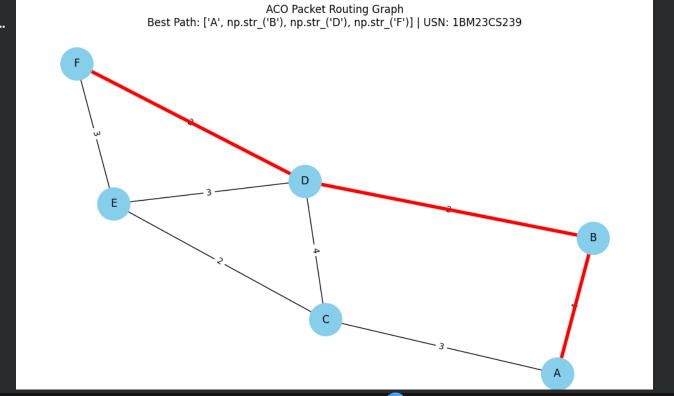
#> input picture ACO.png, 1348 x 792 px (shown at 1/2 size)
$ python gene_expression.py
#> lines starting #> are read from the running program, lines starting #| are printed output that depends on the picture; after the words box and inside, x2 and y2 are one past the last pixel; in counts of white or black regions, pixels touching at a corner belong together
# ------------------------------------------------------------
# IMAGE PROCESSING USING GA + GEP (Gene Expression Programming)

# Includes USN: 1BM23CS239
# ------------------------------------------------------------

import numpy as np
import cv2
import matplotlib.pyplot as plt
from google.colab import files
import random
import math

USN = "1BM23CS239"
print("Running Image Processing using GA + GEP")
print("USN:", USN)
print("-------------------------------------------------")


# ------------------------------------------------------------
# Upload Image
# ------------------------------------------------------------
uploaded = files.upload()
#> the answer given: ACO.png
image_path = list(uploaded.keys())[0]

img = cv2.imread(image_path, 0)
#> img: shape (792, 1348); min 0, max 255, mean 236
img = cv2.resize(img, (400, 400))
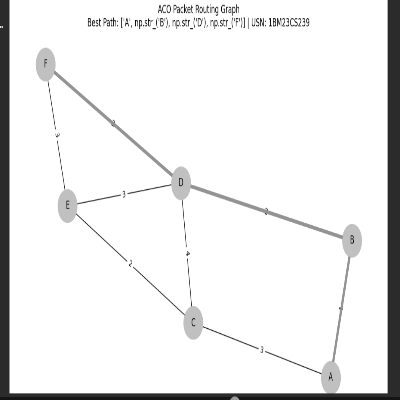
#> img: shape (400, 400); min 4, max 255, mean 236

plt.imshow(img, cmap='gray')
plt.title("Original Image")
plt.axis('off')
plt.show()


# ------------------------------------------------------------
# -------------- GENETIC ALGORITHM (GA) PART -----------------
# ------------------------------------------------------------

def fitness(th):
    # variance-based fitness for thresholding
    ret, thresh = cv2.threshold(img, th, 255, cv2.THRESH_BINARY)
    return np.var(thresh)

def GA_optimize(pop_size=20, generations=40):
#> called with pop_size = 20, generations = 40
    population = np.random.randint(0, 255, pop_size)

    for gen in range(generations):
        scores = np.array([fitness(p) for p in population])
        parents = population[np.argsort(scores)][-10:]

        children = []
        for _ in range(pop_size):
            p1, p2 = random.sample(list(parents), 2)
            child = (p1 + p2) // 2
            if random.random() < 0.1:
                child += random.randint(-15, 15)
            child = np.clip(child, 0, 255)
            children.append(child)

        population = np.array(children)
#> this loop made 40 passes
#> parents on passes 1 to 12: [117, 140, 172, 192, 193, 195, 211, 216, 242, 251], [204, 207, 211, 217, 217, 221, 221, 229, 233, 246], [220, 221, 225, 225, 228, 229, 231, 233, 237, 239], [229, 229, 229, 230, 230, 230, 232, 234, 234, 235], [231, 232, 232, 233, 233, 233, 233, 234, 243, 245], [233, 233, 233, 237, 237, 237, 237, 238, 239, 246], [236, 237, 237, 237, 237, 237, 237, 239, 241, 247], [238, 238, 238, 238, 239, 239, 239, 239, 242, 248], [239, 239, 239, 240, 242, 243, 243, 243, 243, 243], [241, 241, 241, 241, 242, 243, 243, 243, 243, 243], [242, 242, 242, 242, 242, 242, 242, 243, 243, 247], [242, 242, 242, 242, 242, 242, 242, 244, 244, 244]
#> pass 1, in fitness, `ret, thresh = cv2.threshold(img, th, 255, cv2.THRESH_BINARY)`:
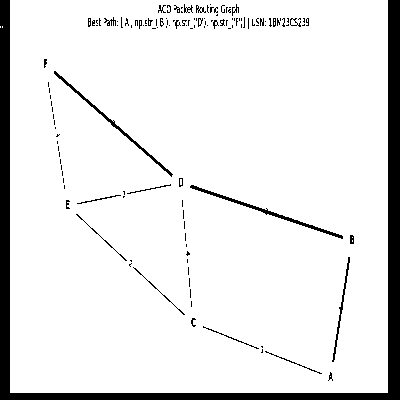
#> thresh: shape (400, 400); 91.1% white; 138 black regions (109 under 20 px), largest, box (x1, y1, x2, y2) and area: (0, 0, 400, 400) 11442, (190, 185, 343, 239) 525, (54, 71, 173, 177) 450
#> pass 1, in fitness (call 3), `ret, thresh = cv2.threshold(img, th, 255, cv2.THRESH_BINARY)`:
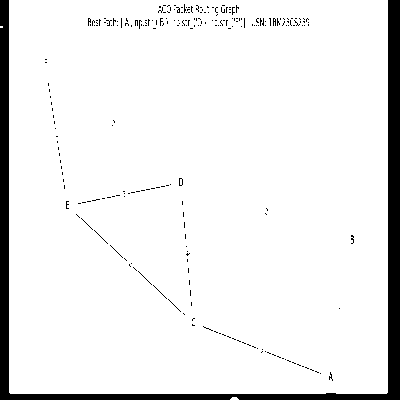
#> thresh: shape (400, 400); 92.7% white; 244 black regions (243 under 20 px), largest, box (x1, y1, x2, y2) and area: (0, 0, 400, 400) 10659
#> pass 1, in fitness (call 4), `ret, thresh = cv2.threshold(img, th, 255, cv2.THRESH_BINARY)`:
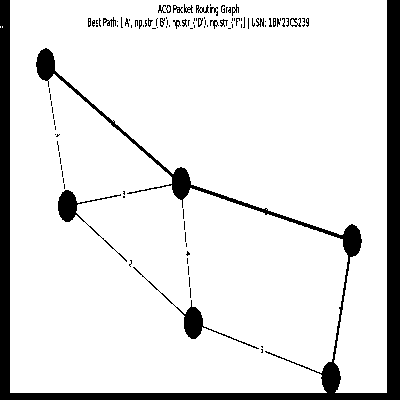
#> thresh: shape (400, 400); 88.9% white; 108 black regions (86 under 20 px), largest, box (x1, y1, x2, y2) and area: (0, 0, 400, 400) 15216, (133, 267, 259, 349) 656, (58, 190, 127, 262) 626

    best = population[np.argmax([fitness(p) for p in population])]
    return int(best)


best_threshold_ga = GA_optimize()
print("GA Optimal Threshold =", best_threshold_ga)
#| GA Optimal Threshold = 251

_, ga_img = cv2.threshold(img, best_threshold_ga, 255, cv2.THRESH_BINARY)
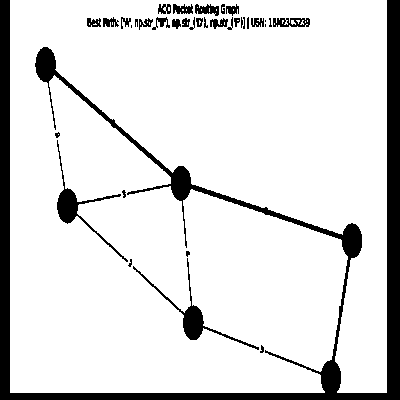
#> ga_img: shape (400, 400); 87.6% white; 36 black regions (9 under 20 px), largest, box (x1, y1, x2, y2) and area: (0, 0, 400, 400) 16215, (133, 258, 259, 350) 921, (57, 140, 128, 262) 884


# ------------------------------------------------------------
# -------------- GENE EXPRESSION PROGRAMMING (GEP) -----------
# ------------------------------------------------------------

# Terminals: pixel intensity (x), constants
# Functions: +, -, *, /, sqrt, sin, cos

functions = ["+", "-", "*", "/", "sin", "cos", "sqrt"]
terminals = ["x", "50", "100", "150"]

def random_gene(length=10):
    return [random.choice(functions + terminals) for _ in range(length)]

def evaluate_gene(gene, x):
    stack = []
    for g in gene:
        if g in terminals:
            if g == "x":
                stack.append(x)
            else:
                stack.append(float(g))
        elif g in functions:
            if g in ["sin", "cos", "sqrt"]:
                if not stack:
                    stack.append(0)
                a = stack.pop()
                try:
                    if g == "sin": stack.append(math.sin(a))
                    if g == "cos": stack.append(math.cos(a))
                    if g == "sqrt": stack.append(math.sqrt(abs(a)))
                except:
                    stack.append(0)
            else:
                # Binary operators: "+", "-", "*", "/"
                # Ensure there are enough operands for binary operations
                val_b = stack.pop() if stack else 0
                val_a = stack.pop() if stack else 0
                try:
                    if g == "+": stack.append(val_a + val_b)
                    if g == "-": stack.append(val_a - val_b)
                    if g == "*": stack.append(val_a * val_b)
                    if g == "/":
                        if val_b == 0: stack.append(0)
                        else: stack.append(val_a / val_b)
                except:
                    stack.append(0)

    return stack[-1] if stack else 0


def gep_threshold(gene):
    val = evaluate_gene(gene, 128)
    return int(np.clip(val * 20, 0, 255))


def GEP_optimize(pop_size=20, generations=30, gene_length=10):
#> called with pop_size = 20, generations = 30, gene_length = 10
    population = [random_gene(gene_length) for _ in range(pop_size)]

    def fitness_gep(gene):
        th = gep_threshold(gene)
        ret, thresh = cv2.threshold(img, th, 255, cv2.THRESH_BINARY)
        return np.var(thresh)

    for gen in range(generations):
        scored = sorted(population, key=lambda g: fitness_gep(g), reverse=True)
        parents = scored[:10]

        children = []
        for _ in range(pop_size):
            p = random.choice(parents).copy()
            if random.random() < 0.3:
                idx = random.randint(0, len(p)-1)
                p[idx] = random.choice(terminals + functions)
            children.append(p)

        population = children
#> this loop made 30 passes
#> pass 1, in fitness_gep (call 6), `ret, thresh = cv2.threshold(img, th, 255, cv2.THRESH_BINARY)`:
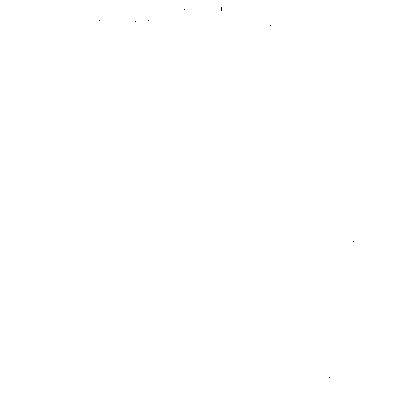
#> thresh: shape (400, 400); 100% white; black in thin lines or dots, all inside (x1, y1, x2, y2) = (99, 7, 354, 378)

    best_gene = max(population, key=lambda g: fitness_gep(g))
    return best_gene


best_gene = GEP_optimize()
best_threshold_gep = gep_threshold(best_gene)

print("GEP Optimal Threshold =", best_threshold_gep)
#| GEP Optimal Threshold = 204

_, gep_img = cv2.threshold(img, best_threshold_gep, 255, cv2.THRESH_BINARY)
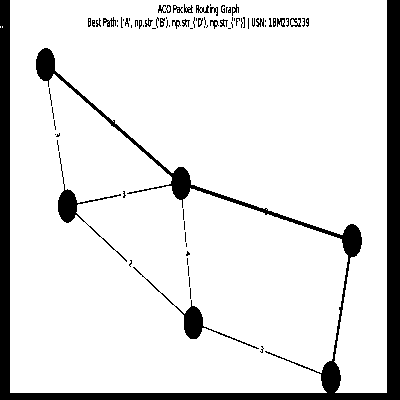
#> gep_img: shape (400, 400); 88.7% white; 83 black regions (58 under 20 px), largest, box (x1, y1, x2, y2) and area: (0, 0, 400, 400) 15400, (58, 152, 127, 262) 702, (133, 267, 259, 349) 691


# ------------------------------------------------------------
# Display Results
# ------------------------------------------------------------
plt.figure(figsize=(12,4))

plt.subplot(1,3,1)
plt.imshow(img, cmap='gray')
plt.title("Original")
plt.axis('off')

plt.subplot(1,3,2)
plt.imshow(ga_img, cmap='gray')
plt.title(f"GA Output (Th = {best_threshold_ga})")
plt.axis('off')

plt.subplot(1,3,3)
plt.imshow(gep_img, cmap='gray')
plt.title(f"GEP Output (Th = {best_threshold_gep})")
plt.axis('off')

plt.show()

print("\nCompleted successfully for USN:", USN)

$ run again, on cuckoosearch.png
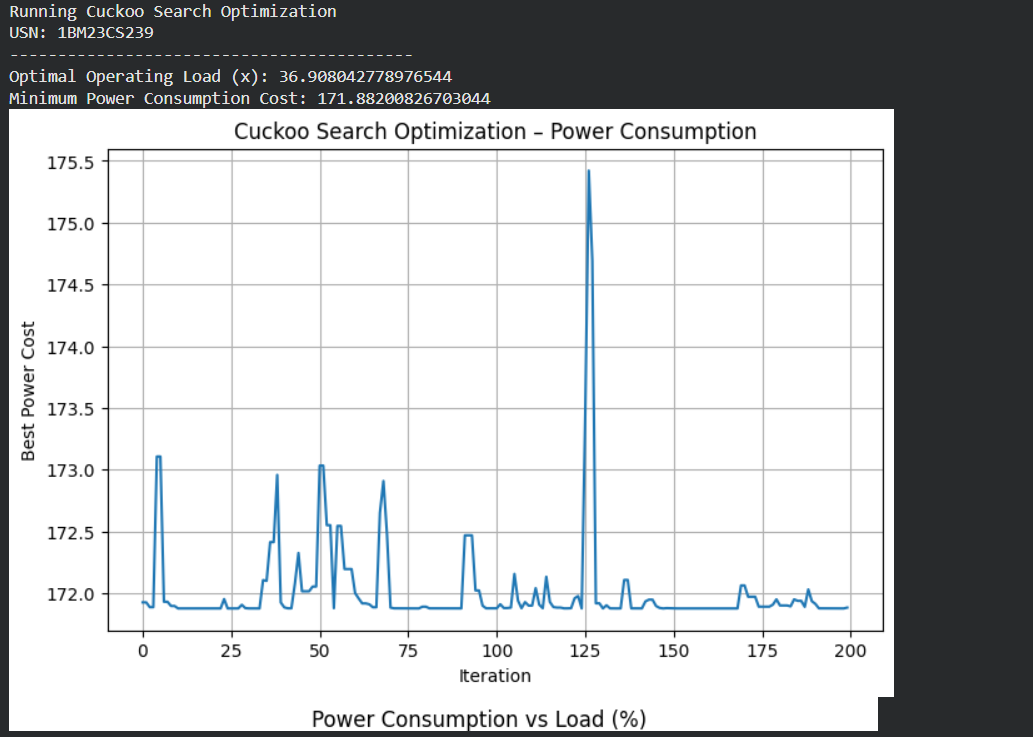
#> input picture cuckoosearch.png, 1033 x 737 px
#> the loop in GA_optimize, `for gen in range(generations):` made 40 passes
#> parents on passes 1 to 7: [117, 140, 172, 192, 193, 195, 211, 216, 242, 251], [204, 207, 211, 217, 217, 221, 221, 229, 233, 246], [220, 221, 225, 225, 228, 229, 231, 233, 237, 239], [229, 229, 229, 230, 230, 230, 232, 234, 234, 235], [231, 232, 232, 233, 233, 233, 233, 234, 243, 245], [233, 233, 233, 237, 237, 237, 237, 238, 239, 246], [236, 237, 237, 237, 237, 237, 237, 239, 241, 247]
#> pass 1, in fitness, `ret, thresh = cv2.threshold(img, th, 255, cv2.THRESH_BINARY)`:
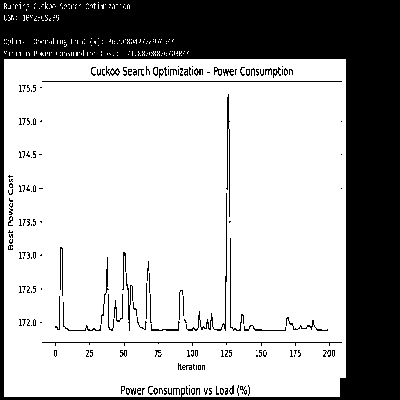
#> thresh: shape (400, 400); 69.9% white; 183 black regions (140 under 20 px), largest, box (x1, y1, x2, y2) and area: (0, 0, 400, 400) 43932, (42, 342, 342, 346) 323, (42, 81, 342, 82) 300
#| GA Optimal Threshold = 251
#> ga_img: shape (400, 400); 61.1% white; 39 black regions (3 under 20 px), largest, box (x1, y1, x2, y2) and area: (0, 0, 400, 400) 45139, (39, 80, 343, 347) 13403, (152, 65, 204, 79) 376
#| GEP Optimal Threshold = 204
#> `_, gep_img = cv2.threshold(img, best_threshold_gep, 255, cv2.THRESH_BI..`:
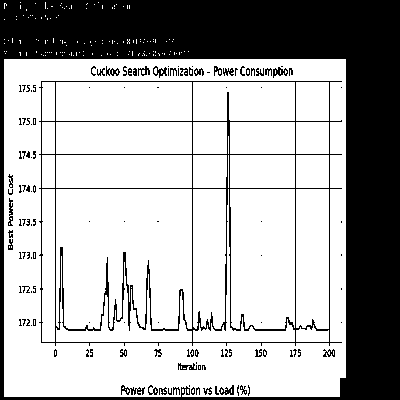
#> gep_img: shape (400, 400); 67.6% white; 129 black regions (89 under 20 px), largest, box (x1, y1, x2, y2) and area: (0, 0, 400, 400) 44312, (39, 81, 342, 346) 5105, (121, 385, 145, 395) 113

$ run again, on genetic.png
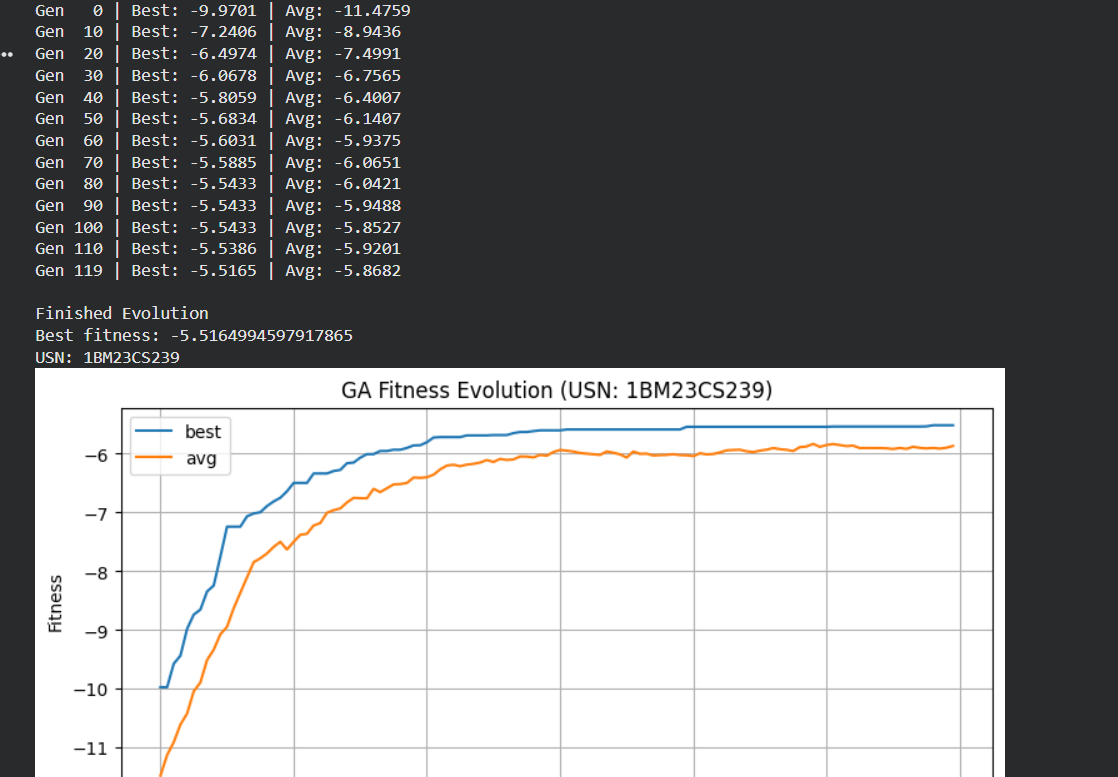
#> input picture genetic.png, 1118 x 777 px
#> the loop in GA_optimize, `for gen in range(generations):` made 40 passes
#> parents on passes 1 to 8: [172, 140, 117, 103, 88, 87, 70, 67, 58, 47], [87, 82, 80, 77, 75, 75, 73, 73, 62, 57], [76, 74, 72, 69, 68, 68, 67, 65, 65, 59], [67, 67, 67, 67, 66, 66, 65, 65, 56, 53], [66, 66, 66, 65, 65, 60, 60, 59, 59, 59], [62, 62, 62, 62, 62, 59, 59, 56, 52, 51], [60, 59, 59, 57, 57, 57, 56, 56, 52, 47], [56, 56, 56, 56, 55, 54, 54, 54, 52, 45]
#> pass 1, in fitness, `ret, thresh = cv2.threshold(img, th, 255, cv2.THRESH_BINARY)`:
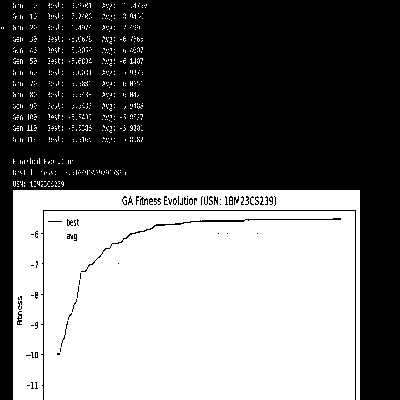
#> thresh: shape (400, 400); 45.5% white; 752 white regions (750 under 20 px), largest, box (x1, y1, x2, y2) and area: (44, 211, 355, 400) 58233, (13, 190, 360, 400) 12697
#| GA Optimal Threshold = 43
#> ga_img: shape (400, 400); 49.7% white; 205 white regions (85 under 20 px), largest, box (x1, y1, x2, y2) and area: (12, 189, 360, 400) 73353, (71, 170, 126, 176) 240, (30, 181, 65, 187) 147
#| GEP Optimal Threshold = 141
#> `_, gep_img = cv2.threshold(img, best_threshold_gep, 255, cv2.THRESH_BI..`:
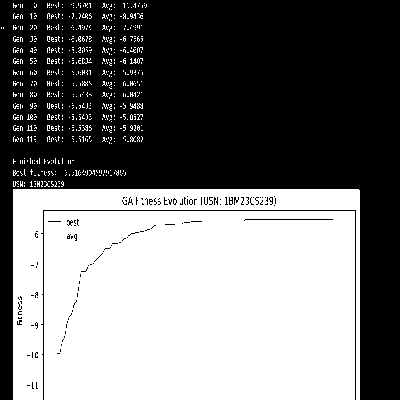
#> gep_img: shape (400, 400); 46.5% white; 637 white regions (631 under 20 px), largest, box (x1, y1, x2, y2) and area: (44, 211, 355, 400) 58465, (13, 189, 360, 400) 13232, (130, 58, 143, 64) 35, (82, 58, 92, 64) 22, (130, 103, 136, 109) 21, (137, 103, 143, 109) 21
